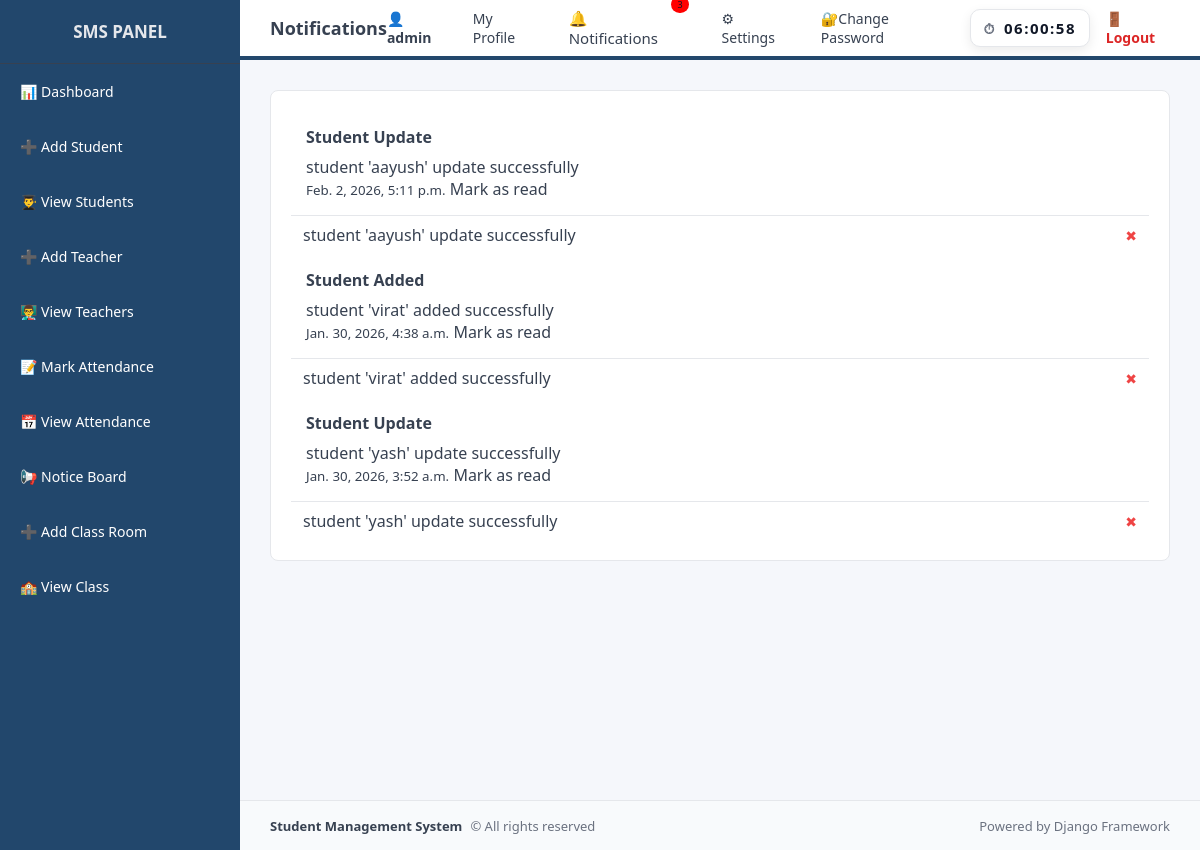
The app's page /notifications/ (signed in) with its own data.
### school/models.py (models this page shows, shortened)
class Notification(models.Model):
    title = models.CharField(max_length=50)
    message = models.TextField()
    user = models.ForeignKey(
        User,
        on_delete=models.CASCADE,
        null=True,
        blank=True
    )
    is_read = models.BooleanField(default=False)
    created_at = models.DateTimeField(auto_now_add=True)

### school/views.py (the view)
# urls.py: path('notifications/', views.notifications, name='notifications'),
@login_required
def notifications(request):
    notifications = Notification.objects.filter(
        user = request.user
    ).order_by('-created_at')
    return render(
        request,
        'school/notifications.html',
        {'notifications': notifications}
    )

### school/context_processors.py (called while the page is built)
def notification_count(request):
    if request.user.is_authenticated:
        count = Notification.objects.filter(
            user = request.user,
            is_read = False
        ).count()
    else:
        count = 0
    return {'notification_count': count}

def user_roles(request):
    user = request.user
    return {
        'is_admin': user.is_authenticated and (
            user.is_superuser or user.groups.filter(name='Admin').exists()
        ),
        'is_teacher': user.is_authenticated and user.groups.filter(name='Teacher').exists(),
        'is_student': user.is_authenticated and user.groups.filter(name='Student').exists(),
    }

### templates/school/notifications.html (shortened to what this page needs)
{% extends "school/base.html" %}
{% block page_title %}Notifications{% endblock %}
{% block content %}
<div class="card">
    {% for n in notifications %}
    <div class="notification {% if not n.is_read %}unread{% endif %}">
        <h3>{{ n.title }}</h3>
        <p>{{ n.message }}</p>
        <small style="color:var(--text-secondary)">{{n.created_at }}</small>
        {% if not n.read %}
        <a href="{% url 'mark_notification_read' n.id %}">
            Mark as read
        </a>
        {% endif %}
    </div>
    <div class="notification-item">
        <span style="color:var(--text-secondary)">{{ n.message }}</span>
        <a href="{% url 'delete_notification' n.id %}"
        class="delete-notification">
        ✖
        </a>
    </div>
    {% empty %}
    <h2 class="no-notification">No notifications</h2>
    {% endfor %}
</div>
{% endblock %}

### templates/school/base.html (shortened to what this page needs)
<!DOCTYPE html>
<html lang="en">
<head>
    {% load static %}
    <link rel="stylesheet" href="{% static 'school/css/main.css' %}">
</head>
<body class="{% if request.session.dark_mode %}dark-theme{% endif %}">
<div class="layout">
    <div class="sidebar">
        <h2>SMS PANEL</h2>
        {% if is_admin %}
            <a href="{% url 'dashboard' %}">📊 Dashboard</a>
            <a href="{% url 'add_student' %}">➕ Add Student</a>
            <a href="{% url 'view_students' %}">👨‍🎓 View Students</a>
            <a href="{% url 'add_teacher' %}">➕ Add Teacher</a>
            <a href="{% url 'view_teachers' %}">👨‍🏫 View Teachers</a>
            <a href="{% url 'mark_attendance' %}">📝 Mark Attendance</a>
            <a href="{% url 'view_attendance' %}">📅 View Attendance</a>
            <a href="{% url 'notice_list' %}">📢 Notice Board</a>
            <a href="{% url 'add_classroom' %}">➕ Add Class Room</a>
            <a href="{% url 'view_classroom' %}">🏫 View Class</a>
        {% endif %}
    </div>
    <div class="main">
        <div class="topbar">
            <h3>{% block page_title %}Dashboard{% endblock %}</h3>
            <div class="user-menu">
                <span class="user-name" style="color: var(--text-secondary);">
                    👤 {{ request.user.username }}
                </span>
                <a href="{% url 'my_profile' %}" class="user-menu-link">My Profile</a>
                <a href="{% url 'notifications' %}" class="user-menu-link nav-icon">
                    🔔 Notifications
                    {% if notification_count > 0 %}
                        <span class="badge">{{ notification_count }}</span>
                    {% endif %}
                </a>
                <a href="{% url 'settings' %}" class="user-menu-link">⚙ Settings</a>
                <a href="{% url 'change_password' %}" class="user-menu-link">🔐Change Password</a>
                <div class="digital-clock" id="digitalClock">
                </div>
                <a href="{% url 'logout' %}" class="logout-link">🚪 Logout</a>
            </div>
        </div>
        <div class="content">
            {% block content %}{% endblock %}
        </div>
    </div>
</div>
<footer class="footer">
    <div class="footer-left">
        <strong>Student Management System</strong>
        <span>© {{ now|date:"Y" }} All rights reserved</span>
    </div>
    <div class="footer-right">
        <span>Powered by Django Framework</span>
    </div>
</footer>
</body>
</html>

### static/school/css/main.css (style rules this page uses)
:root { --bg-main: #f5f7fb; --bg-card: #ffffff; --bg-sidebar: #002c55dc; --bg-topbar: #ffffff; --bg-footer: #f8fafc; --text-primary: #111827; --text-secondary: #374151; --text-muted: #6b7280; --border-color: #e5e7eb; --accent: #2563eb; --danger: #dc2626; }
* { margin: 0; padding: 0; box-sizing: border-box; }
html, body { max-height: 100%; font-family: "Segoe UI", Roboto, Arial, sans-serif; background-color: var(--bg-main); color: var(--text-secondary); }
a { text-decoration: none; color: inherit; }
.layout { display: flex; min-height: 100vh; }
.sidebar { width: 240px; background-color: var(--bg-sidebar); color: #e5e7eb; position: fixed; top: 0; left: 0; height: 100%; }
.sidebar h2 { text-align: center; padding: 20px 10px; font-size: 17px; font-weight: 600; border-bottom: 1px solid #374151; }
.sidebar a { display: block; padding: 18px 20px; font-size: 14px; color: white; transition: background 0.2s ease, color 0.2s ease; }
.main { margin-left: 240px; width: calc(100% - 240px); }
.topbar { height: 60px; background-color: var(--bg-topbar); padding: 0 30px; display: flex; align-items: center; justify-content: space-between; border-bottom: 4px solid var(--border-color); border-color: #002c55dc; }
.topbar h3 { font-size: 18px; font-weight: 600; color: var(--text-secondary); }
.nav-icon { position: relative; font-size: 15px; margin-right: 15px; }
.badge { position: absolute; top: -6px; right: -8px; background: red; color: var(--text-primary); font-size: 9px; padding: 2px 6px; border-radius: 50%; }
.notification { padding: 15px; border-bottom: 1px solid #e5e7eb; background: var(--text-muted); color: var(--text-secondary); }
.notification.unread { background: var(--bg-card) }
.user-menu { display: flex; align-items: center; gap: 16px; font-size: 14px; }
.user-name { font-weight: 600; color: var(--text-primary); }
.user-menu-link { color: var(--text-secondary); font-weight: 500; text-decoration: none; padding: 6px 10px; border-radius: 6px; transition: background-color 0.2s ease; }
.logout-link { color: var(--danger); font-weight: 600; }
.content { padding: 30px; min-height: calc(100vh - 60px); }
.footer { margin-left: 240px; height: 50px; padding: 0 30px; background:var(--bg-footer); border-top: 1px solid var(--border-color); display: flex; align-items: center; justify-content: space-between; font-size: 13px; color: var(--text-muted); }
.footer-left { display: flex; gap: 8px; align-items: center; }
.footer-left strong { color: var(--text-secondary); font-weight: 600; }
.footer-right { display: flex; gap: 6px; align-items: center; }
.notification-item { display: flex; justify-content: space-between; align-items: center; padding: 8px 12px; }
.delete-notification { color: #ef4444; font-size: 14px; text-decoration: none; }
.card { background: var(--bg-card); border: 1px solid var(--border-color); border-radius: 8px; padding: 20px; color: var(--text-secondary); }
.card h3 { font-size: 16px; font-weight: 600; color: var(--text-secondary); margin-bottom: 8px; }
.digital-clock { display: inline-flex; align-items: center; justify-content: center; padding: 8px 16px; min-width: 120px; font-family: "Segoe UI", monospace; font-size: 15px; font-weight: 600; letter-spacing: 1.5px; color: var(--text-primary); background-color: var(--bg-card); border: 1px solid var(--border-color); border-radius: 10px; box-shadow: 0 4px 12px rgba(0, 0, 0, 0.08); transition: background-color 0.25s ease, color 0.25s ease, border-color 0.25s ease, box-shadow 0.25s ease; }
.digital-clock::before { content: "⏱"; margin-right: 8px; font-size: 14px; color: var(--text-muted); }

### records on screen
Notification: title "Student Update", message "student 'aayush' update successfully", created_at "Feb. 2, 2026, 5:11 p.m."
Notification: title "Student Added", message "student 'virat' added successfully", created_at "Jan. 30, 2026, 4:38 a.m."
Notification: title "Student Update", message "student 'yash' update successfully", created_at "Jan. 30, 2026, 3:52 a.m."

### other values on screen
{{ request.user.username }} "admin"
{{ notification_count }} "3"
